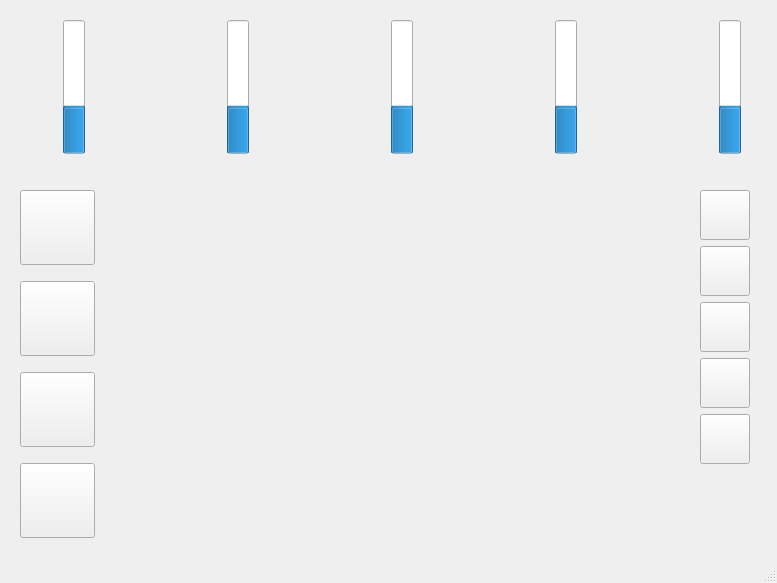
<?xml version="1.0" encoding="UTF-8"?>
<ui version="4.0">
 <class>MainWindow</class>
 <widget class="QMainWindow" name="MainWindow">
  <property name="geometry">
   <rect>
    <x>0</x>
    <y>0</y>
    <width>777</width>
    <height>583</height>
   </rect>
  </property>
  <property name="minimumSize">
   <size>
    <width>777</width>
    <height>583</height>
   </size>
  </property>
  <property name="maximumSize">
   <size>
    <width>777</width>
    <height>583</height>
   </size>
  </property>
  <property name="windowTitle">
   <string>MainWindow</string>
  </property>
  <property name="styleSheet">
   <string notr="true">QWidget#centralwidget {
border-image: url(:/images/background) 0 0 0 0 stretch stretch;

}


QVBoxLayout#queueLayout &gt; QPushButton:hover{
border-color:red;
background-color: red;
}

#clearButton, #eatButton, #sleepButton, #playButton{
border: 2px solid black;
border-radius: 10%;
padding: 10px;
background-color: white;
background-position: center;
}

QPushButton:pressed {
    background-color: beige;
    border-style: inset;
	border: 10px solid black;
}

QProgressBar {
border: 2px solid gray;
border-radius: 10px;
background: white;
padding: 1px;
}
QProgressBar::chunk:l {
background: qlineargradient(x1: 0, y1: 0.5, x2: 1, y2: 0.5, stop: 0 #72F25F, stop: 1 #B5F7AB);
border-radius: 10px;
}</string>
  </property>
  <widget class="QWidget" name="centralwidget">
   <widget class="QWidget" name="horizontalLayoutWidget">
    <property name="geometry">
     <rect>
      <x>50</x>
      <y>20</y>
      <width>691</width>
      <height>140</height>
     </rect>
    </property>
    <layout class="QHBoxLayout" name="statsLayout">
     <item>
      <layout class="QGridLayout" name="gridLayout_3">
       <item row="0" column="0" rowspan="2">
        <widget class="QLabel" name="label_9">
         <property name="maximumSize">
          <size>
           <width>50</width>
           <height>50</height>
          </size>
         </property>
         <property name="text">
          <string/>
         </property>
         <property name="pixmap">
          <pixmap resource="Resources.qrc">:/icons/icon_food</pixmap>
         </property>
         <property name="scaledContents">
          <bool>true</bool>
         </property>
        </widget>
       </item>
       <item row="0" column="1">
        <widget class="QProgressBar" name="foodProgressBar">
         <property name="styleSheet">
          <string notr="true"/>
         </property>
         <property name="maximum">
          <number>100</number>
         </property>
         <property name="value">
          <number>33</number>
         </property>
         <property name="textVisible">
          <bool>false</bool>
         </property>
         <property name="orientation">
          <enum>Qt::Vertical</enum>
         </property>
        </widget>
       </item>
      </layout>
     </item>
     <item>
      <spacer name="horizontalSpacer">
       <property name="orientation">
        <enum>Qt::Horizontal</enum>
       </property>
       <property name="sizeHint" stdset="0">
        <size>
         <width>0</width>
         <height>0</height>
        </size>
       </property>
      </spacer>
     </item>
     <item>
      <layout class="QGridLayout" name="gridLayout_2">
       <item row="0" column="0" rowspan="2">
        <widget class="QLabel" name="label_6">
         <property name="maximumSize">
          <size>
           <width>50</width>
           <height>50</height>
          </size>
         </property>
         <property name="text">
          <string/>
         </property>
         <property name="pixmap">
          <pixmap resource="Resources.qrc">:/icons/icon_sleep</pixmap>
         </property>
         <property name="scaledContents">
          <bool>true</bool>
         </property>
        </widget>
       </item>
       <item row="0" column="1">
        <widget class="QProgressBar" name="sleepProgressBar">
         <property name="styleSheet">
          <string notr="true"/>
         </property>
         <property name="maximum">
          <number>100</number>
         </property>
         <property name="value">
          <number>33</number>
         </property>
         <property name="textVisible">
          <bool>false</bool>
         </property>
         <property name="orientation">
          <enum>Qt::Vertical</enum>
         </property>
        </widget>
       </item>
      </layout>
     </item>
     <item>
      <spacer name="horizontalSpacer_2">
       <property name="orientation">
        <enum>Qt::Horizontal</enum>
       </property>
       <property name="sizeHint" stdset="0">
        <size>
         <width>0</width>
         <height>0</height>
        </size>
       </property>
      </spacer>
     </item>
     <item>
      <layout class="QGridLayout" name="gridLayout_4">
       <item row="0" column="1">
        <widget class="QProgressBar" name="moodProgressBar">
         <property name="styleSheet">
          <string notr="true"/>
         </property>
         <property name="maximum">
          <number>100</number>
         </property>
         <property name="value">
          <number>33</number>
         </property>
         <property name="textVisible">
          <bool>false</bool>
         </property>
         <property name="orientation">
          <enum>Qt::Vertical</enum>
         </property>
        </widget>
       </item>
       <item row="0" column="0" rowspan="2">
        <widget class="QLabel" name="label_12">
         <property name="maximumSize">
          <size>
           <width>50</width>
           <height>50</height>
          </size>
         </property>
         <property name="text">
          <string/>
         </property>
         <property name="pixmap">
          <pixmap resource="Resources.qrc">:/icons/icon_mood</pixmap>
         </property>
         <property name="scaledContents">
          <bool>true</bool>
         </property>
        </widget>
       </item>
      </layout>
     </item>
     <item>
      <spacer name="horizontalSpacer_3">
       <property name="orientation">
        <enum>Qt::Horizontal</enum>
       </property>
       <property name="sizeHint" stdset="0">
        <size>
         <width>0</width>
         <height>0</height>
        </size>
       </property>
      </spacer>
     </item>
     <item>
      <layout class="QGridLayout" name="gridLayout_5">
       <item row="0" column="0" rowspan="2">
        <widget class="QLabel" name="label_15">
         <property name="maximumSize">
          <size>
           <width>50</width>
           <height>50</height>
          </size>
         </property>
         <property name="text">
          <string/>
         </property>
         <property name="pixmap">
          <pixmap resource="Resources.qrc">:/icons/icon_clear</pixmap>
         </property>
         <property name="scaledContents">
          <bool>true</bool>
         </property>
        </widget>
       </item>
       <item row="0" column="1">
        <widget class="QProgressBar" name="clearProgressBar">
         <property name="styleSheet">
          <string notr="true"/>
         </property>
         <property name="maximum">
          <number>100</number>
         </property>
         <property name="value">
          <number>33</number>
         </property>
         <property name="textVisible">
          <bool>false</bool>
         </property>
         <property name="orientation">
          <enum>Qt::Vertical</enum>
         </property>
        </widget>
       </item>
      </layout>
     </item>
     <item>
      <spacer name="horizontalSpacer_4">
       <property name="orientation">
        <enum>Qt::Horizontal</enum>
       </property>
       <property name="sizeHint" stdset="0">
        <size>
         <width>0</width>
         <height>0</height>
        </size>
       </property>
      </spacer>
     </item>
     <item>
      <layout class="QGridLayout" name="gridLayout">
       <item row="0" column="0" rowspan="2">
        <widget class="QLabel" name="label_2">
         <property name="maximumSize">
          <size>
           <width>50</width>
           <height>50</height>
          </size>
         </property>
         <property name="text">
          <string/>
         </property>
         <property name="pixmap">
          <pixmap resource="Resources.qrc">:/icons/icon_health</pixmap>
         </property>
         <property name="scaledContents">
          <bool>true</bool>
         </property>
        </widget>
       </item>
       <item row="0" column="1">
        <widget class="QProgressBar" name="healthProgressBar">
         <property name="styleSheet">
          <string notr="true"/>
         </property>
         <property name="maximum">
          <number>100</number>
         </property>
         <property name="value">
          <number>33</number>
         </property>
         <property name="textVisible">
          <bool>false</bool>
         </property>
         <property name="orientation">
          <enum>Qt::Vertical</enum>
         </property>
        </widget>
       </item>
      </layout>
     </item>
    </layout>
   </widget>
   <widget class="QLabel" name="characterImage">
    <property name="geometry">
     <rect>
      <x>250</x>
      <y>200</y>
      <width>300</width>
      <height>300</height>
     </rect>
    </property>
    <property name="text">
     <string/>
    </property>
    <property name="pixmap">
     <pixmap resource="Resources.qrc">:/images/character_dog</pixmap>
    </property>
    <property name="scaledContents">
     <bool>true</bool>
    </property>
   </widget>
   <widget class="QWidget" name="verticalLayoutWidget">
    <property name="geometry">
     <rect>
      <x>700</x>
      <y>190</y>
      <width>52</width>
      <height>341</height>
     </rect>
    </property>
    <layout class="QVBoxLayout" name="queueLayout">
     <property name="sizeConstraint">
      <enum>QLayout::SetMinAndMaxSize</enum>
     </property>
     <item>
      <widget class="QPushButton" name="queue1Button">
       <property name="sizePolicy">
        <sizepolicy hsizetype="Fixed" vsizetype="Fixed">
         <horstretch>0</horstretch>
         <verstretch>0</verstretch>
        </sizepolicy>
       </property>
       <property name="minimumSize">
        <size>
         <width>50</width>
         <height>50</height>
        </size>
       </property>
       <property name="styleSheet">
        <string notr="true"/>
       </property>
       <property name="text">
        <string/>
       </property>
       <property name="iconSize">
        <size>
         <width>50</width>
         <height>50</height>
        </size>
       </property>
      </widget>
     </item>
     <item>
      <spacer name="verticalSpacer">
       <property name="orientation">
        <enum>Qt::Vertical</enum>
       </property>
       <property name="sizeType">
        <enum>QSizePolicy::Fixed</enum>
       </property>
       <property name="sizeHint" stdset="0">
        <size>
         <width>0</width>
         <height>0</height>
        </size>
       </property>
      </spacer>
     </item>
     <item>
      <widget class="QPushButton" name="queue2Button">
       <property name="sizePolicy">
        <sizepolicy hsizetype="Fixed" vsizetype="Fixed">
         <horstretch>0</horstretch>
         <verstretch>0</verstretch>
        </sizepolicy>
       </property>
       <property name="minimumSize">
        <size>
         <width>50</width>
         <height>50</height>
        </size>
       </property>
       <property name="styleSheet">
        <string notr="true"/>
       </property>
       <property name="text">
        <string/>
       </property>
      </widget>
     </item>
     <item>
      <spacer name="verticalSpacer_2">
       <property name="orientation">
        <enum>Qt::Vertical</enum>
       </property>
       <property name="sizeType">
        <enum>QSizePolicy::Fixed</enum>
       </property>
       <property name="sizeHint" stdset="0">
        <size>
         <width>0</width>
         <height>0</height>
        </size>
       </property>
      </spacer>
     </item>
     <item>
      <widget class="QPushButton" name="queue3Button">
       <property name="sizePolicy">
        <sizepolicy hsizetype="Fixed" vsizetype="Fixed">
         <horstretch>0</horstretch>
         <verstretch>0</verstretch>
        </sizepolicy>
       </property>
       <property name="minimumSize">
        <size>
         <width>50</width>
         <height>50</height>
        </size>
       </property>
       <property name="styleSheet">
        <string notr="true"/>
       </property>
       <property name="text">
        <string/>
       </property>
      </widget>
     </item>
     <item>
      <spacer name="verticalSpacer_3">
       <property name="orientation">
        <enum>Qt::Vertical</enum>
       </property>
       <property name="sizeType">
        <enum>QSizePolicy::Fixed</enum>
       </property>
       <property name="sizeHint" stdset="0">
        <size>
         <width>0</width>
         <height>0</height>
        </size>
       </property>
      </spacer>
     </item>
     <item>
      <widget class="QPushButton" name="queue4Button">
       <property name="sizePolicy">
        <sizepolicy hsizetype="Fixed" vsizetype="Fixed">
         <horstretch>0</horstretch>
         <verstretch>0</verstretch>
        </sizepolicy>
       </property>
       <property name="minimumSize">
        <size>
         <width>50</width>
         <height>50</height>
        </size>
       </property>
       <property name="styleSheet">
        <string notr="true"/>
       </property>
       <property name="text">
        <string/>
       </property>
      </widget>
     </item>
     <item>
      <spacer name="verticalSpacer_4">
       <property name="orientation">
        <enum>Qt::Vertical</enum>
       </property>
       <property name="sizeType">
        <enum>QSizePolicy::Fixed</enum>
       </property>
       <property name="sizeHint" stdset="0">
        <size>
         <width>0</width>
         <height>0</height>
        </size>
       </property>
      </spacer>
     </item>
     <item>
      <widget class="QPushButton" name="queue5Button">
       <property name="sizePolicy">
        <sizepolicy hsizetype="Fixed" vsizetype="Fixed">
         <horstretch>0</horstretch>
         <verstretch>0</verstretch>
        </sizepolicy>
       </property>
       <property name="minimumSize">
        <size>
         <width>50</width>
         <height>50</height>
        </size>
       </property>
       <property name="styleSheet">
        <string notr="true"/>
       </property>
       <property name="text">
        <string/>
       </property>
      </widget>
     </item>
    </layout>
   </widget>
   <widget class="QWidget" name="verticalLayoutWidget_2">
    <property name="geometry">
     <rect>
      <x>20</x>
      <y>180</y>
      <width>81</width>
      <height>371</height>
     </rect>
    </property>
    <layout class="QVBoxLayout" name="actionsLayout">
     <item>
      <widget class="QPushButton" name="eatButton">
       <property name="enabled">
        <bool>true</bool>
       </property>
       <property name="sizePolicy">
        <sizepolicy hsizetype="Maximum" vsizetype="Maximum">
         <horstretch>50</horstretch>
         <verstretch>50</verstretch>
        </sizepolicy>
       </property>
       <property name="minimumSize">
        <size>
         <width>50</width>
         <height>50</height>
        </size>
       </property>
       <property name="maximumSize">
        <size>
         <width>75</width>
         <height>75</height>
        </size>
       </property>
       <property name="styleSheet">
        <string notr="true">QPushButton{
background-image:url(:/icons/btn_icon_food);
padding: 30px;
}
QPushButton:pressed {
    background-color: beige;
    border-style: inset;
	border: 4px solid black;
}</string>
       </property>
       <property name="text">
        <string/>
       </property>
      </widget>
     </item>
     <item>
      <widget class="QPushButton" name="clearButton">
       <property name="sizePolicy">
        <sizepolicy hsizetype="Maximum" vsizetype="Maximum">
         <horstretch>0</horstretch>
         <verstretch>0</verstretch>
        </sizepolicy>
       </property>
       <property name="minimumSize">
        <size>
         <width>50</width>
         <height>50</height>
        </size>
       </property>
       <property name="maximumSize">
        <size>
         <width>75</width>
         <height>75</height>
        </size>
       </property>
       <property name="styleSheet">
        <string notr="true">QPushButton{
background-image:url(:/icons/btn_icon_clean);
}
QPushButton:pressed {
    background-color: beige;
    border-style: inset;
	border: 4px solid black;
}
</string>
       </property>
       <property name="text">
        <string/>
       </property>
      </widget>
     </item>
     <item>
      <widget class="QPushButton" name="playButton">
       <property name="sizePolicy">
        <sizepolicy hsizetype="Maximum" vsizetype="Maximum">
         <horstretch>0</horstretch>
         <verstretch>0</verstretch>
        </sizepolicy>
       </property>
       <property name="minimumSize">
        <size>
         <width>50</width>
         <height>50</height>
        </size>
       </property>
       <property name="maximumSize">
        <size>
         <width>75</width>
         <height>75</height>
        </size>
       </property>
       <property name="styleSheet">
        <string notr="true">QPushButton{
background-image:url(:/icons/btn_icon_play);
}
QPushButton:pressed {
    background-color: beige;
    border-style: inset;
	border: 4px solid black;
}</string>
       </property>
       <property name="text">
        <string/>
       </property>
      </widget>
     </item>
     <item>
      <widget class="QPushButton" name="sleepButton">
       <property name="sizePolicy">
        <sizepolicy hsizetype="Maximum" vsizetype="Maximum">
         <horstretch>60</horstretch>
         <verstretch>60</verstretch>
        </sizepolicy>
       </property>
       <property name="maximumSize">
        <size>
         <width>75</width>
         <height>75</height>
        </size>
       </property>
       <property name="styleSheet">
        <string notr="true">QPushButton{
background-image:url(:/icons/btn_icon_sleep);
}
QPushButton:pressed {
    background-color: beige;
    border-style: inset;
	border: 4px solid black;
}

</string>
       </property>
       <property name="text">
        <string/>
       </property>
      </widget>
     </item>
    </layout>
   </widget>
  </widget>
  <widget class="QStatusBar" name="statusbar"/>
 </widget>
 <resources>
  <include location="Resources.qrc"/>
 </resources>
 <connections/>
</ui>
